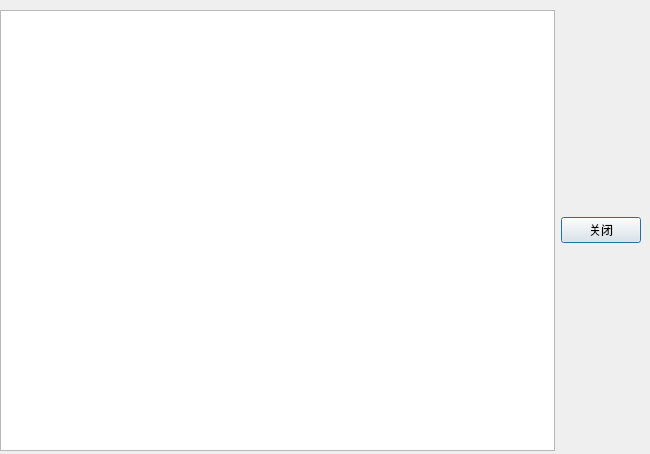
<?xml version="1.0" encoding="UTF-8"?>
<ui version="4.0">
 <class>TicketView</class>
 <widget class="QDialog" name="TicketView">
  <property name="geometry">
   <rect>
    <x>0</x>
    <y>0</y>
    <width>650</width>
    <height>454</height>
   </rect>
  </property>
  <property name="windowTitle">
   <string>Dialog</string>
  </property>
  <property name="styleSheet">
   <string notr="true">#TicketView{background-image: url(:/new/prefix1/color.png);}</string>
  </property>
  <widget class="QWidget" name="layoutWidget">
   <property name="geometry">
    <rect>
     <x>0</x>
     <y>10</y>
     <width>641</width>
     <height>441</height>
    </rect>
   </property>
   <layout class="QGridLayout" name="gridLayout_2">
    <item row="0" column="0">
     <widget class="QTableWidget" name="tableWidget">
      <property name="styleSheet">
       <string notr="true">
border-image: url(:/new/prefix1/index9.jpg);</string>
      </property>
     </widget>
    </item>
    <item row="0" column="1">
     <widget class="QPushButton" name="closeButton">
      <property name="styleSheet">
       <string notr="true">background-image: url(:/new/prefix1/index8.jpg);
font: 75 11pt &quot;黑体&quot;;</string>
      </property>
      <property name="text">
       <string>关闭</string>
      </property>
     </widget>
    </item>
   </layout>
  </widget>
 </widget>
 <resources/>
 <connections/>
</ui>
